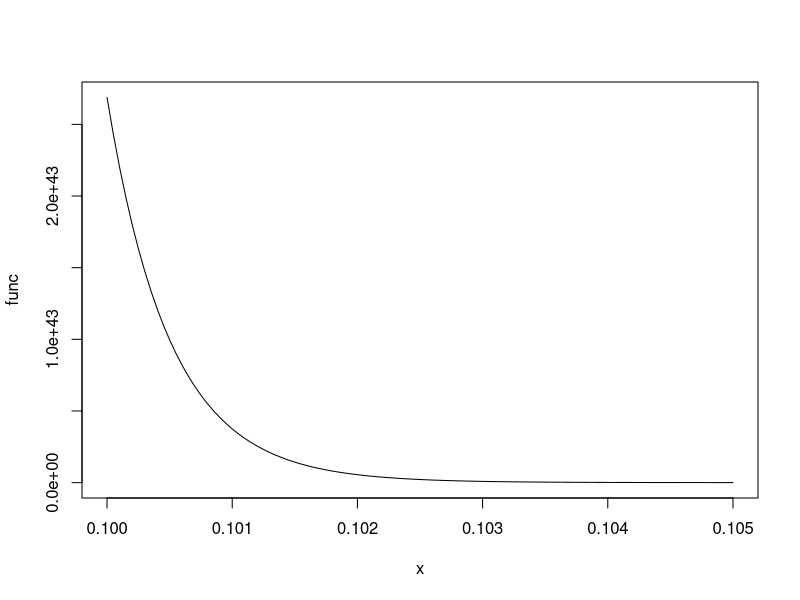
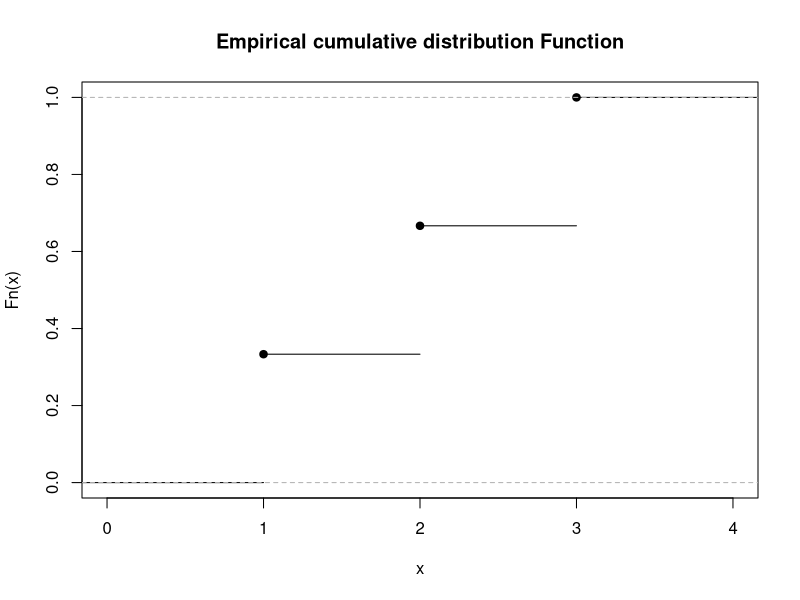

The R source for these figures, in order:
4+4


# this is commit 
2*4^2

#we can see that from very large or very small numbers R uses Scientific notation
format(2*10^6) 



format(2*10^6, scientific = FALSE)


12/0           # we can get infinite as a result

log(0) # we can also get infinite as a result 

sqrt(-3) # Nan Stands for "not a number"

sqrt(3)


?round # "?" this is for finding documentation of any model,function

round(110.123456, 3)

# this is equivalent to
round(x=10.123456,digit= 3)


"statistics"  # this is a string of characters

# below is single comma and still same result as a string with two comma

'statistics'

log(1)        # log is natural logarithm

exp(1)          # exponential function

pi


                # create a variable and assign value to it 
x<-12
x


y<-8 
y

#sum of two variable values
z=x+y
z



                            # remove the object 
rm(x) # remove the object 
try(x) # finding the object 
# result Error in eval(ei, envir) : object 'x' not found



                  # line 35 si equivalent to
x = 10 # "=" is equivalent to "<-" and means assignment
x

try(x)


          # Same thing happend if we do 23->x or 23<-x or 23 = x
23->x
x


#if you want to create an object and display it immediately
# you can use round parenthesis
(x<- 30)


# this is equivalent to
x<-30; x # ; is equivalent to going to new line 


x*2
# or 
2*x

# let us see how to create a function 

?`function-class`  # watching the documentation of function class
func <- function(x){exp(1/x^2)}
func(10)

# same result without function and assign values directly 
exp(1/10^2)

plot(func, 0.1,0.105) # to plot the function in the interval [0.1,0.105]



 # logic operations



3>4
4>1
4>=3
4<=3

3 == 4 # double equality is used to verify equality
4 == 4

3 != 4 # "!=" means "different from"

4 != 4 # "!=" means "different from"


TRUE != FALSE

"ciao" != "hi"
"ciao" < "hi" # R considers the alphabetical order



!(2>3) #"!" means negation


# | means logic union
# you get TRUE if at least one of the two statement is TRUE
(2>3)|(3<4)

# it is equivalent to
any(2>3,3<4)

# & means logic intersection
# you get TRUE if both statements are TRUE
(2>3)&(3<4)


# it is equivalent to
all(2>3,3<4)

# function "c" (concatenate)
(x= c(4,7,9))

(y=c(14,10))

c(x,y) # you can concatenate tow vectors together

c(y,x)

# numeric sequences
3:23

24:10 # from 24 to 10 all numbers


(x=1:6)# it define the range of numbers from 1 to 6 

 
x + 4 # to add 4 to each elements of x which had value 1:6 and 4 will add each elemets


x/4 # to divide by 4 each element of x which had value 1:6 and 4 will divide each elemets

x^2 # to get the square of the each element which had value 1:6 and 4 will square each elemets

sqrt(x) # the function is applied element-wise

abs(x) # absolute value

exp(x);log(x)  # ;new line  

?exp # watching the exponetial doccuments 


# summing up two vectors of different lengths
# the shortest one is recycled
1:3 + 1:6

1:4 + 1:6 # this yields a warning

sum(x) # to sum all elements of the vector "x" which had value 1:6 it will some 1 2 3 4 5 6

prod(x) # to get the product which had value 1:6 it will some 1 2 3 4 5 6

max(x) # to get the maximum which had value 1:6 it will some 1 2 3 4 5 6

min(x) # to get the minimum  which had value 1:6 it will some 1 2 3 4 5 6

range(x) # to get min and max together
length(x) # to get the length of the vector


# how can we compute the mean of the elements of x 
sum(x)/length(x)

# but we can use directly the mean function
mean(x)

# to get the sequence of numbers between 0 and 1 equally spaced by 0.02
seq(0,1,by=0.2)

# or you can fix the number of (equally spaced) numbers that you want to obtain
seq(0,1,length.out=20)

seq(0,1,length.out=10)

cumsum(x) # cumulative sum
?cumsum # # watching the cumulative sum doccuments 

# to get the second element of x
x[2]


(x <- runif(20)) # to create a vector with 20 pseudo-random numbers between 0 and 1x
(x<- runif(50))

cumsum(x)[length(x)]

# the inverse operation of cumsum is diff
x= c(4,5,3)
diff(x) # takes the difference between each element and the previous element

1 %in% x # to verify if 1 belongs to x

4 %in% x

5 %in% x

# we have two menthod with "=" or "<-"
# method 1 
x = 1:4
y = c(1,2,13,40)
y %in% x

# method 2 
x <- 1:4
y <- c(1,2,13,40)
y %in% x


 # to sort the elements of a vector
sort(c(2,4,1,0,7,5,3,6))

# sort inverse 
sort(c(2,4,1,0,7,5,3,6),decreasing = TRUE)


unique(c(1,2,1,1,1,3,4,3,3)) # to get the unique values of a vector


# which() gives you the position of the elements of a vector satisfying a certain condition
x = c(0,3,2)
which(x<=3 & x>=2)

# which() gives you the position of the elements of a vector satisfying a certain condition
x = c(0,1,4,5,6,3,9,7,10,2)
which(x<=7& x>=1)


rep(1:3,2) # for repeating a vector



x= 1:1000
head(x)

tail(x)
##

# start with page 10 lecture 1 


# ecdf(x): computes the Empirical Cumulative Distribution Function (ECDF)
# It returns a function F(t) = proportion of observations in x that are ≤ t
# Used to estimate the distribution of a sample without assuming any model
# Example: ecdf(x)(2) gives P(X ≤ 2) based on the data

x = c(1,1,1,2,2,3,5,5)
ecdf(x) # this yields the empirical cumulative distribution function
?ecdf

ecdf(x)(2)


# this is the proportion of elements of the vector x
# that are smaller than or equal to 2
# therefore line 187 is equivalent to
sum(x<=2)/length(x)

x= c(1,2,3)
plot(ecdf(x), main = "Empirical cumulative distribution Function")


# in R there are four types of vectors
(x=c(TRUE, FALSE)) # logical vector


(y=c(1L, 6L,10L)) # integer vector

(w=c(1,2.5,-4.5)) # double

(z=c("aa","ab")) # character strings vector


typeof(x)
